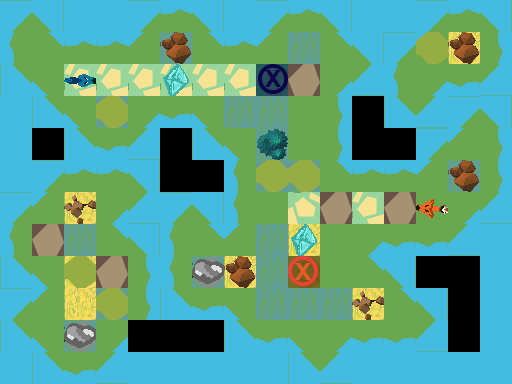

Below is a game level as drawn by its tile map, then a one-line description and the .tmx file that defines it, in full:
An orthogonal 16x12 tile map with 32x32 px tiles, 3 tile layers (Ground, Obstacles, Objects), 1 hidden layer not drawn.

<map version="1.0" orientation="orthogonal" renderorder="right-down" width="16" height="12" tilewidth="32" tileheight="32" nextobjectid="6">
 <tileset firstgid="1" name="TilesetPlaceholder" tilewidth="32" tileheight="32" tilecount="240" columns="10">
  <image source="../../../Tileset.png" width="320" height="768" />
 </tileset>
 <layer name="Ground" width="16" height="12">
  <data encoding="csv">
3221225493,1610612757,5,5,3221225493,1610612747,1610612757,5,3221225493,1610612747,1610612757,5,5,3221225493,1610612747,1610612757,
3221225483,1610612767,1610612747,1610612747,3221225503,7,1610612767,1610612747,3221225503,7,1610612767,1610612757,3221225493,3221225503,2,11,
2684354581,2684354591,8,8,8,8,8,8,1,17,31,21,3221225483,31,2684354571,21,
5,2684354581,2684354591,7,31,2684354571,2684354591,7,7,1,11,0,2684354581,21,3221225493,1610612757,
5,0,2684354581,2684354571,21,0,2684354581,2684354591,7,1,11,0,0,3221225493,3221225503,11,
5,3221225493,1610612747,1610612747,1610612757,0,0,3221225483,7,7,1610612767,1610612747,1610612747,3221225503,7,11,
3221225493,3221225503,2,31,21,3221225493,1610612757,3221225483,1,2684354568,17,8,17,1,31,21,
3221225483,17,7,1610612767,1610612757,3221225483,1610612767,3221225503,7,2,1,31,2684354571,2684354571,21,5,
2684354581,2684354591,2,17,11,3221225483,7,2,7,1,1,1610612767,1610612757,0,0,5,
3221225493,3221225503,2,7,11,2684354581,2684354571,2684354591,7,7,7,2,1610612767,1610612757,0,5,
2684354581,2684354591,7,31,0,0,0,2684354581,2684354571,2684354591,31,2684354571,2684354571,21,0,5,
5,2684354581,2684354571,21,5,5,5,5,5,2684354581,21,5,5,5,5,5
</data>
 </layer>
 <layer name="Obstacles" width="16" height="12">
  <data encoding="csv">
0,0,0,0,0,0,0,0,0,0,0,0,0,0,0,0,
0,0,0,0,0,56,0,0,0,0,0,0,0,44,56,0,
0,0,0,0,0,0,0,0,0,0,0,0,0,0,0,0,
0,0,0,44,0,0,0,0,0,0,0,0,0,0,0,0,
0,0,0,0,0,0,0,0,42,0,0,0,0,0,0,0,
0,0,0,0,0,0,0,0,44,44,0,0,0,0,56,0,
0,0,55,0,0,0,0,0,0,0,0,0,0,0,0,0,
0,0,0,0,0,0,0,0,0,0,0,0,0,0,0,0,
0,0,44,0,0,0,43,56,0,0,0,0,0,0,0,0,
0,0,0,44,0,0,0,0,0,0,0,55,0,0,0,0,
0,0,43,0,0,0,0,0,0,0,0,0,0,0,0,0,
0,0,0,0,0,0,0,0,0,0,0,0,0,0,0,0
</data>
 </layer>
 <layer name="Objects" width="16" height="12">
  <data encoding="csv">
0,0,0,0,0,0,0,0,0,0,0,0,0,0,0,0,
0,0,0,0,0,0,0,0,0,0,0,0,0,0,0,0,
0,0,2684354752,0,0,184,0,0,182,0,0,0,0,0,0,0,
0,0,0,0,0,0,0,0,0,0,0,0,0,0,0,0,
0,0,0,0,0,0,0,0,0,0,0,0,0,0,0,0,
0,0,0,0,0,0,0,0,0,0,0,0,0,0,0,0,
0,0,0,0,0,0,0,0,0,0,0,0,0,1610612927,0,0,
0,0,0,0,0,0,0,0,0,184,0,0,0,0,0,0,
0,0,0,0,0,0,0,0,0,181,0,0,0,0,0,0,
0,0,0,0,0,0,0,0,0,0,0,0,0,0,0,0,
0,0,0,0,0,0,0,0,0,0,0,0,0,0,0,0,
0,0,0,0,0,0,0,0,0,0,0,0,0,0,0,0
</data>
 </layer>
 <layer name="Solution" width="16" height="12" visible="0">
  <data encoding="csv">
224,224,224,224,224,224,224,224,224,224,224,224,224,224,224,224,
224,0,0,0,0,0,0,0,0,0,0,0,0,0,0,224,
224,0,0,0,0,0,0,0,0,0,0,0,0,0,0,224,
224,224,224,224,224,224,0,0,0,0,0,0,0,0,0,224,
224,224,224,224,224,224,0,0,0,0,0,0,0,0,0,224,
224,0,0,0,0,0,0,0,0,0,0,0,0,0,0,224,
224,0,0,0,0,0,0,0,0,0,0,0,0,0,0,224,
224,0,0,0,0,0,0,0,0,0,0,0,0,0,0,224,
224,0,0,0,0,0,0,0,0,0,0,17,0,0,0,224,
224,0,0,0,0,0,0,0,0,0,0,0,0,0,0,224,
224,0,0,0,0,0,0,0,0,0,0,0,0,0,0,224,
224,224,224,224,224,224,224,224,224,224,224,224,224,224,224,224
</data>
 </layer>
</map>
